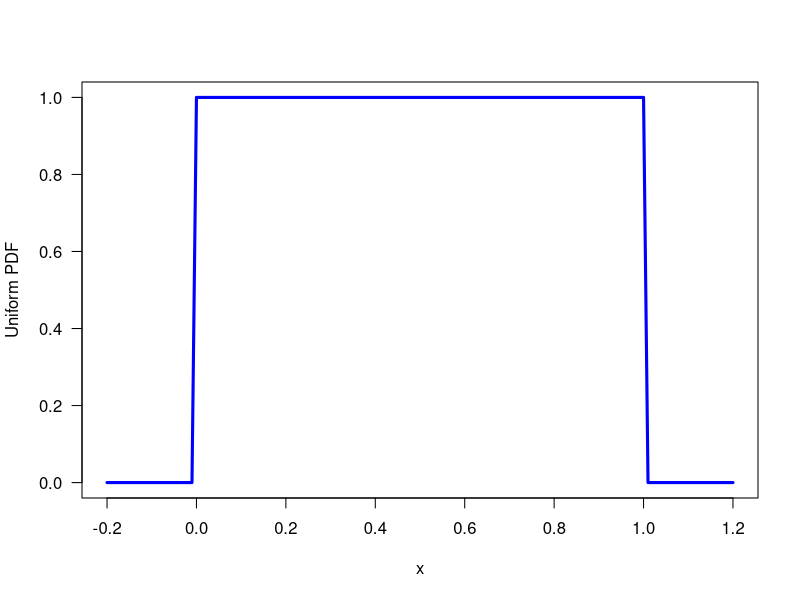

Reproduce this figure in R.
print('file: PDsPDFsUniformPDF.R')
# uniform PDF (continuous)
x = seq(-0.2,1.2,0.01); y = dunif(x)
# png('uniformPDFBook160723.png',width=16,height=12,units='cm',res=300)
plot(x,y,type='l',col='blue',lwd=3,ylab='Uniform PDF',main='',las=1)
# dev.off()
